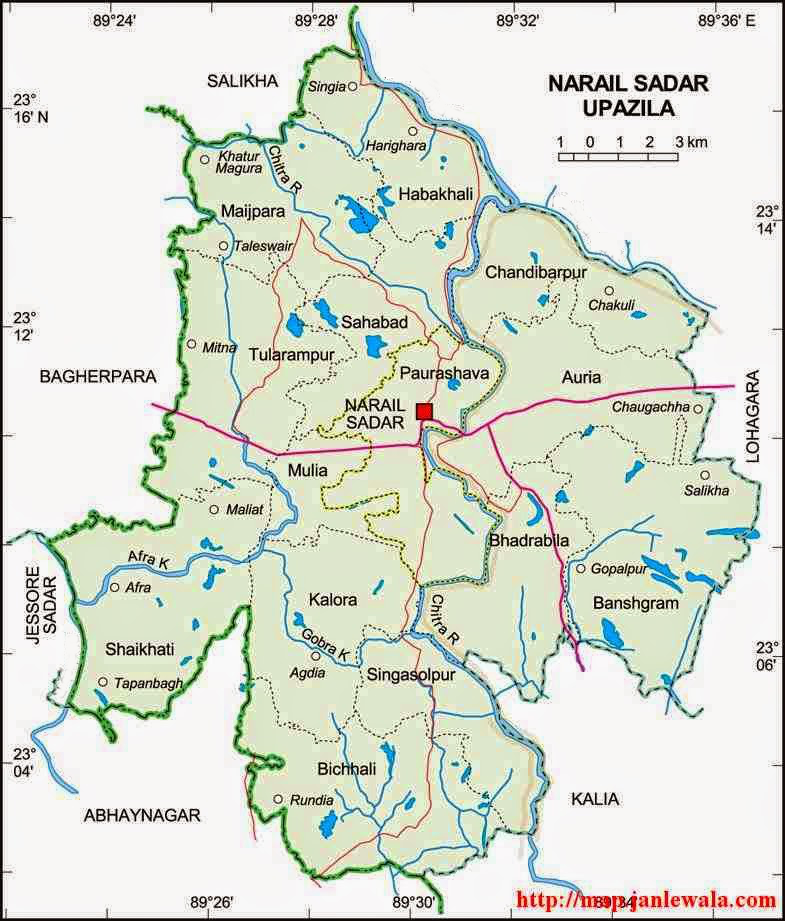
#> input picture narail_sadar_text_removed.png, 785 x 921 px, found by its file name
$ jupyter execute Automated_Digitization.ipynb   (shell and % lines are left out)
#> lines starting #> are read from the running program, lines starting #| are printed output that depends on the picture
### Importing Python library

[cell 1]
import os
import plotly
import plotly.graph_objs as go
plotly.offline.init_notebook_mode(connected=True)
import matplotlib.pyplot as plt
import matplotlib.image as mpimg
from skimage import measure
import math
import numpy as np
import pandas as pd
import geopandas as gpd
from shapely.geometry import Polygon

### Importing Image

[cell 2]
import matplotlib.pyplot as plt
import matplotlib.image as mpimg

# Replace the URL with the local file path
file_path = r'D:\LEARNING\12. MSc\0. Project\2024_05_04_Code\Automated_Digitization\narail_sadar_text_removed.png'

# Load the image from the local file path
image = mpimg.imread(file_path)
#> image is the input picture: shape (921, 785, 4) float32; mean R, G, B, A 0.847, 0.864, 0.817, 1
test_image = image.copy()[:,:,0]
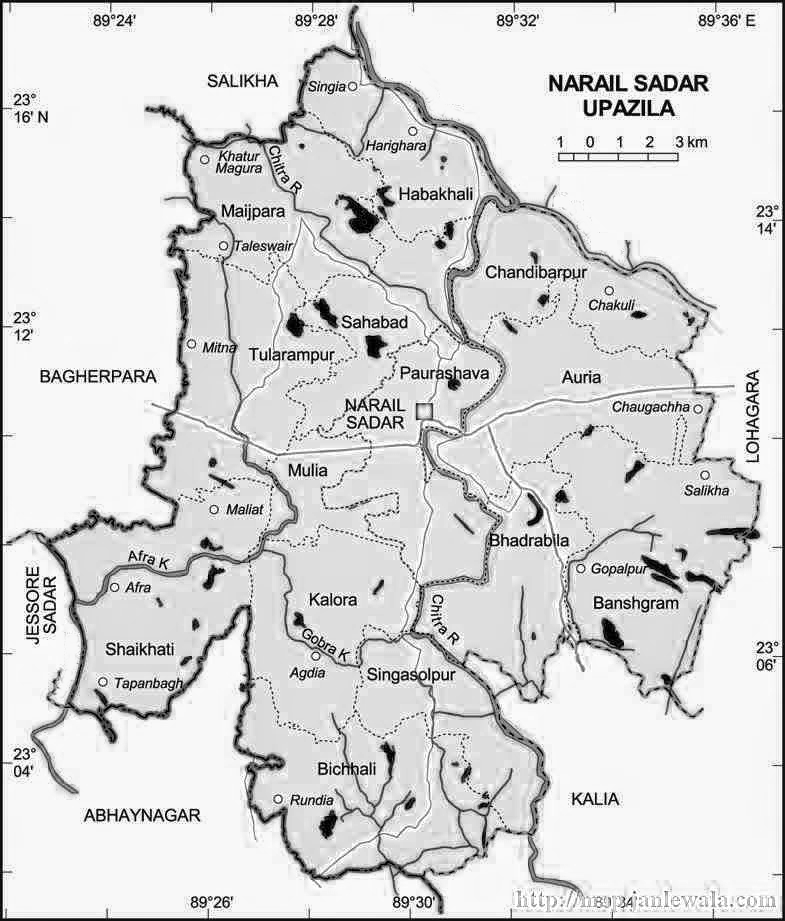
#> test_image: shape (921, 785) float32; min 0, max 1, mean 0.846

plt.figure(figsize=(15, 15))
plt.imshow(test_image, cmap='gray')
plt.show()
